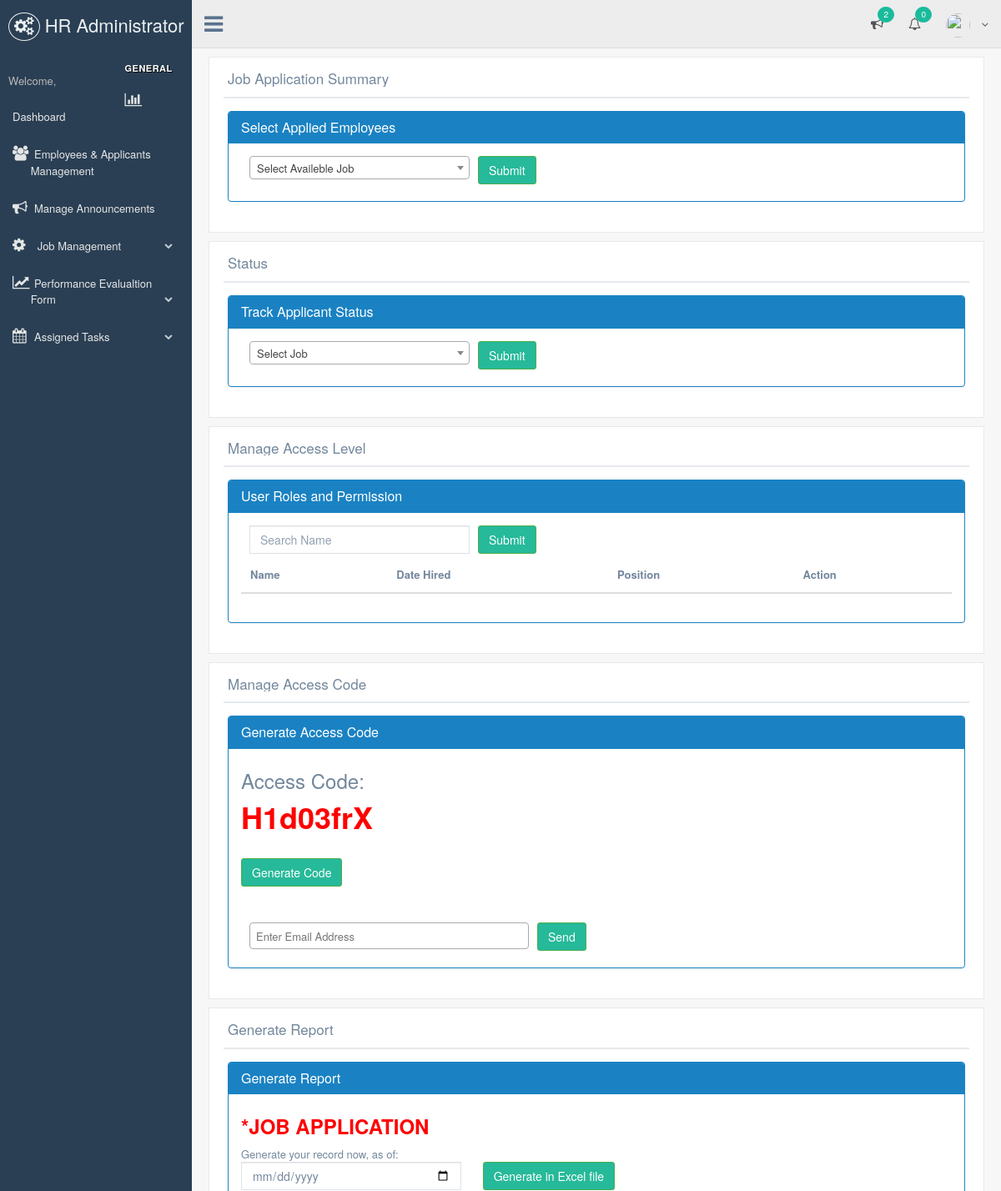
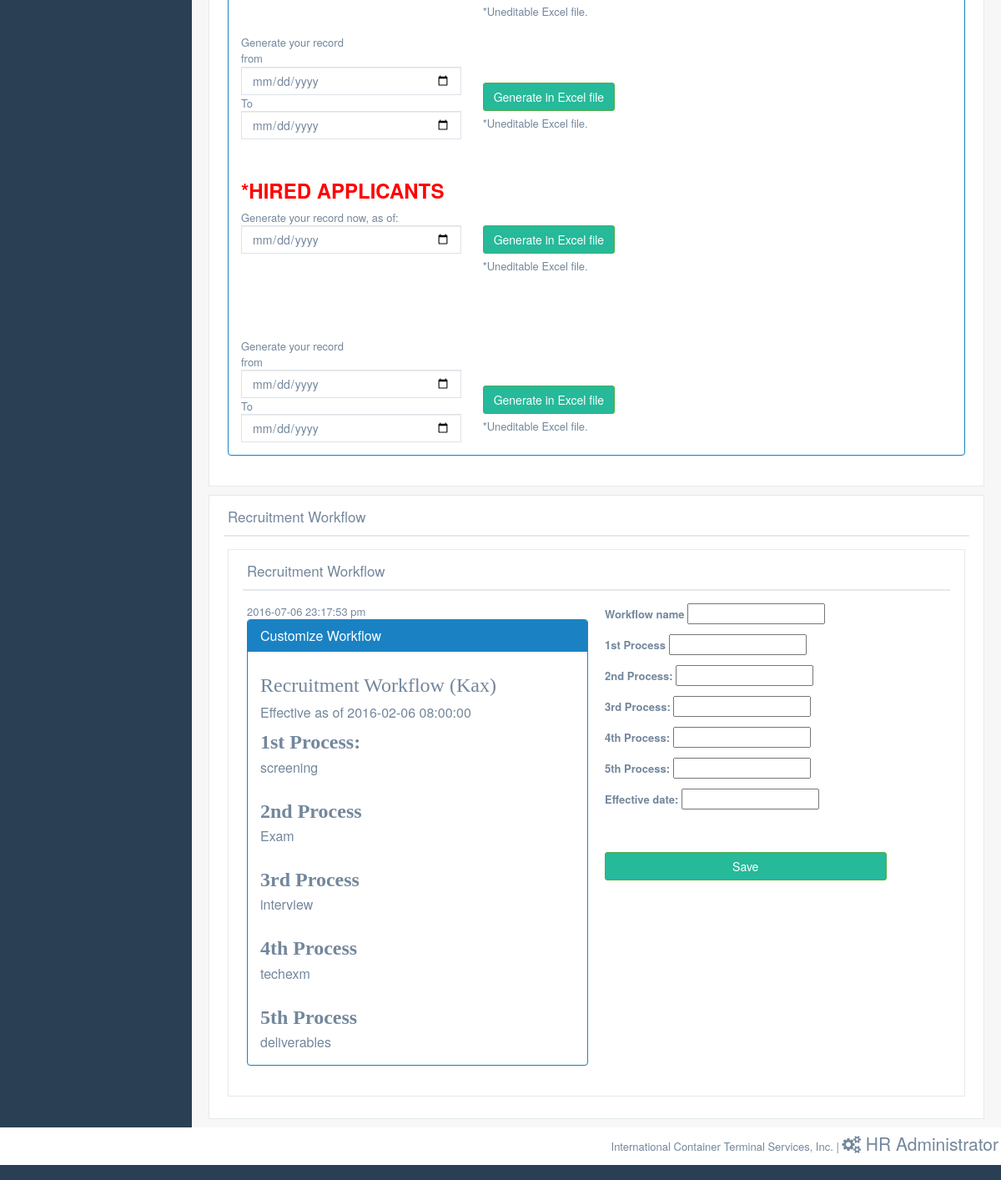
Screenshot of /admin/hr_dashboard with the database file from the repository (2 pictures, top to bottom).
### tables this page shows
CREATE TABLE IF NOT EXISTS `workflow` (
  `workflow_id` int(11) NOT NULL,
  `workflow_name` varchar(254) NOT NULL,
  `1st` varchar(254) NOT NULL,
  `2nd` varchar(254) NOT NULL,
  `3rd` varchar(254) NOT NULL,
  `4th` varchar(254) NOT NULL,
  `5th` varchar(254) NOT NULL,
  `date_created` timestamp NOT NULL DEFAULT CURRENT_TIMESTAMP,
  `effective_date` varchar(255) NOT NULL
);

### application/views/admin/hr_dashboard.php (the view, shortened to what the rows shown need)
<!DOCTYPE html>
<html lang="en">
<head>
    <link href="<?php echo base_url();?>css/styles.css" rel="stylesheet">
    <link href="<?php echo base_url();?>css/admin/css/bootstrap.min.css" rel="stylesheet">
    <link href="<?php echo base_url();?>fonts/admin/fonts/css/font-awesome.min.css" rel="stylesheet">
    <link href="<?php echo base_url();?>css/admin/css/animate.min.css" rel="stylesheet">
    <link href="<?php echo base_url();?>css/admin/css/custom.css" rel="stylesheet">
    <link rel="stylesheet" type="text/css" href="<?php echo base_url();?>css/admin/css/maps/jquery-jvectormap-2.0.1.css" />
    <link href="<?php echo base_url();?>css/admin/css/icheck/flat/green.css" rel="stylesheet">
    <link href="<?php echo base_url();?>css/admin/css/floatexamples.css" rel="stylesheet" />
    <link href="<?php echo base_url();?>js/jquery.datetimepicker.css" rel="stylesheet" />
	    <link href="<?php echo base_url();?>css/select2.min.css" rel="stylesheet" />
</head>
<body class="nav-md">
    <div class="container body">
        <div class="main_container">
            <div class="right_col" role="main">
                <br />
                <div class="">
                    <div class="row">
                        <div class="col-md-12">
                            <div class="x_panel">
                                <div class="x_title">
                                    <h2>Job Application Summary<small> Track Applicant </small></h2>
                                </div>
                            </div>
                        </div>
                    </div>
                    <div class="row">
                        <div class="col-md-12">
                            <div class="x_panel">
                                <div class="x_title">
                                    <h2>Status<small>For Interview, For Hiring, For Hired</small></h2>
                                </div>
                            </div>
                        </div>
                    </div>
                    <div class="row">
                        <div class="col-md-12">
                            <div class="x_panel">
                                <div class="x_title">
                                    <h2>Manage Access Level</h2>
                                </div>
                                <div class="x_content">
                                    <article class="media event">
                                        <div class="media-body">
<div class="hrDash-role">
<div class="panel panel-primary">
<div class="panel-body">
    <div class="role-tablebox">
                <table class="table table-hover">
                    <thead>
                        <th>Name</th>
                        <th>Date Hired</th>
                        <th>Position</th>
                        <th>Action</th>
                    </thead>
                </table>
            </div>
</div>
</div>
</div>
                                        </div>
                                    </article>
                                </div>
                            </div>
                        </div>
                    </div>
					                    <div class="row">
                        <div class="col-md-12">
                            <div class="x_panel">
                                <div class="x_title">
                                    <h2>Manage Access Code</h2>
                                </div>
                                <div class="x_content">
                                    <article class="media event">
                                        <div class="media-body">
                                           <div class="hrDash-gen">
                                        <div class="panel panel-primary">
                                        <div class="panel-body">
                                            <h1><b><font color="red">H1d03frX</font></b></h1>
                                            <br>
                                        </div>
                                    </div>
                                </div>
                                        </div>
                                    </article>
                                </div>
                            </div>
                        </div>
                    </div>
                    <div class="row">
                        <div class="col-md-12">
                            <div class="x_panel">
                                <div class="x_title">
                                    <h2>Generate Report<small>Uneditable Excel File</small></h2>
                                </div>
                            </div>
                        </div>
                    </div>
                    <div class="row">
                        <div class="col-md-12">
                            <div class="x_panel">
                                <div class="x_title">
                                    <h2>Recruitment Workflow</h2>
                                </div>
                                <div class="x_content">
                                    <article class="media event">
                                        <div class="media-body">
    <div class="row">
                        <div class="col-md-12">
                            <div class="x_panel">
                                <div class="x_title">
                                    <h2>Recruitment Workflow</h2>
                                </div>
                                <div class="x_content">
                                    <article class="media event">
                                        <div class="media-body">
<?php
     $workflow = $this -> model_admin ->getworkflow();
?>
    <div class="row">
        <div class="col-md-6">
            <div class="hrDash-customize" id="workflow">
                <div class="panel panel-primary">
                <div class="panel-body">
                <?php
                                    foreach ($workflow as $work) {
                            ?>
                    <h3><font face="bebas">Recruitment Workflow  (<?php echo $work['workflow_name'];?>)</font></h3>
                            <h4>Effective as of <?php echo $work['effective_date'];?></h4>
                        <font face="Mohave" size="5px"><p><b>1st Process:</b></p></font>
                        <font size="3px"><p><?php echo $work['1st'];?></p></font>
                        <br>
                        <font face="Mohave" size="5px"><p><b>2nd Process</b></p></font>
                        <font size="3px"><p><?php echo $work['2nd'];?></p></font>
                        <br>
                        <font face="Mohave" size="5px"><p><b>3rd Process</b></p></font>
                        <font size="3px"><p><?php echo $work['3rd'];?></p></font>
                        <br>
                        <font face="Mohave" size="5px"><p><b>4th Process</b></p></font>
                        <font size="3px"><p><?php echo $work['4th'];?></p></font>
                        <br>
                        <font face="Mohave" size="5px"><p><b>5th Process</b></p></font>
                        <font size="3px"><p><?php echo $work['5th'];?></p></font>
                        <?php
                                }
                        ?>
                    </div>
        </div></div></div>
    </div>
    </div>
    </div>
    </div>
    </div>
    </div>
    </div>
                                        </div>
                                </div>
                            </div>
                        </div>
                    </div>
                </div>
            </div>
        </div>
</body>
</html>

### rows the page displays
workflow: workflow_name "Kax", effective_date "2016-02-06 08:00:00", 1st "screening", 2nd "Exam", 3rd "interview", 4th "techexm", 5th "deliverables"

### other values shown
$getalladminnotifs "0"
$countmpnotifs "2"
$date "2016-07-06 23:17:53 pm"
